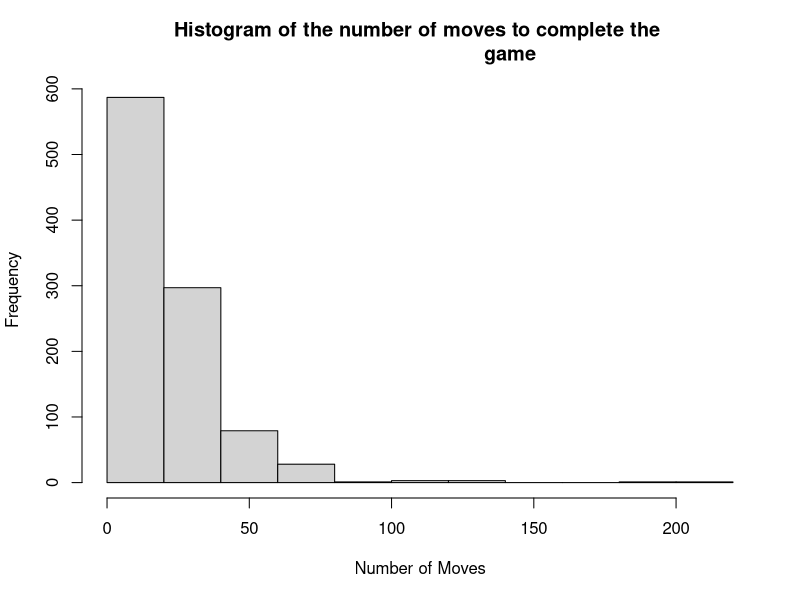
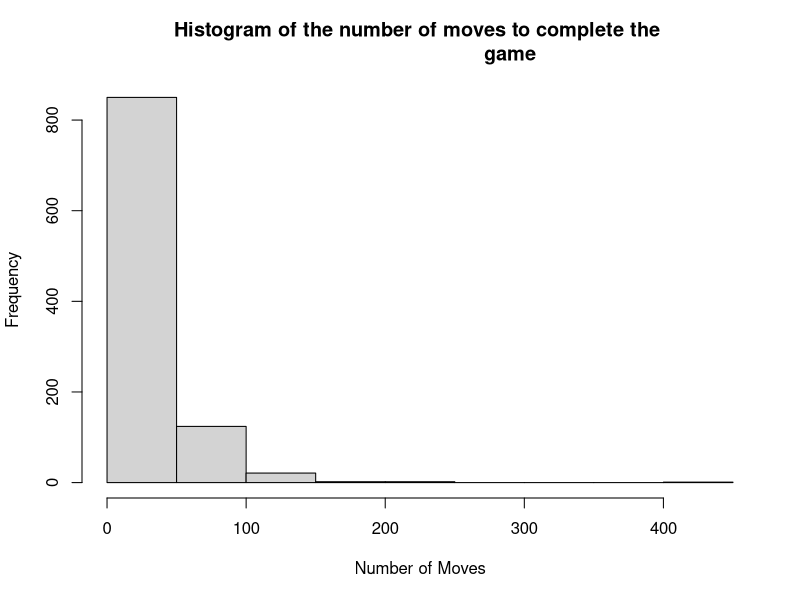

The R script that drew these images, in order:
## ---- chunk 1
knitr::opts_chunk$set(echo = TRUE)
## ---- chunk 2
lgrid <- matrix(NA, nrow = 8, ncol = 8)
lgrid[1,] <- c("r", "l", "q", "s", "t", "z", "c", "a")
lgrid[2,] <- c("i", "v", "d", "z", "h", "l", "t", "p")
lgrid[3,] <- c("u", "r", "o", "y", "w", "c", "a", "c")
lgrid[4,] <- c("x", "r", "f", "n", "d", "p", "g", "v")
lgrid[5,] <- c("h", "j", "f", "f", "k", "h", "g", "m")
lgrid[6,] <- c("k", "y", "e", "x", "x", "g", "k", "i")
lgrid[7,] <- c("l", "q", "e", "q", "f", "u", "e", "b")
lgrid[8,] <- c("l", "s", "d", "h", "i", "k", "y", "n")
## ---- chunk 3
get_coordinates <- function(){
  if (x == "A"){
    x<<-1
  } else if (x == "B"){
    x<<-2
  } else if (x == "C"){
    x<<-3
  } else if (x == "D"){
    x<<-4
  } else if (x == "E"){
    x<<-5
  } else if (x == "F"){
    x<<-6
  } else if (x == "F"){
    x<<-7
  } else if (x == "H"){
    x<<-8
  }
  
}

next_square <-function(){
  movement<-c("up","upleft","upright","right","left","down","downright","downleft")
  direction<-sample(movement,size=1)
  x1<-0
  y1<-0
  if ( direction == "up") {
    x1 = x-1
    y1 = y
  } else if ( direction == "upleft") {
    y1 = y-1
    x1 = x-1
  } else if ( direction == "upright") {
    y1 = y+1
    x1 = x-1
  } else if ( direction == "right") {
    x1 = x
    y1 = y+1
  } else if ( direction == "left") {
    y1 = y-1
    x1 = x
  } else if ( direction == "downleft") {
    y1 = y-1
    x1 = x+1
  } else if ( direction == "downright") {
    y1 = y+1
    x1 = x+1
  } else if (direction == "down") {
    x1 = x+1
    y1 = y
  }
  x<<-x1
  y<<-y1
  moves<<- moves + 1
  return(lgrid[x1,y1])
}

## ---- chunk 4
x="D"
y=4

moves=0

get_coordinates()
new <- next_square()
new
## ---- chunk 5
check_edge <- function(){
  x1<-0
  y1<-0
  x1<-x-1
  y1<-y
  if (x1<1){
    x <<- sample(1:8,1)
    y <<- sample(1:8,1)
    moves<<- moves + 1
    check_edge()
  } else {
    x1<-0
    y1<-0
    x1=x+1
    y1=y
    if (x1>8) {
      x <<- sample(1:8,1)
      y <<- sample(1:8,1)
      moves<<- moves + 1
      check_edge()
    } else {
      x1<-0
      y1<-0
      x1=x
      y1=y-1
      if (y1<1) {
        x <<- sample(1:8,1)
        y <<- sample(1:8,1)
        moves<<- moves + 1
        check_edge()
      } else {
        x1<-0
        y1<-0
        x1=x
        y1=y+1
        if (y1>8) {
          x <<- sample(1:8,1)
          y <<- sample(1:8,1)
          moves<<- moves + 1
          check_edge()
        } else{
          #          return(FALSE)
        }
      }
    }
  }
}

## ---- chunk 6
check_green <- function(){
  if ( (x == 2 && y == 6) ||
       (x == 3 && y == 7) ||
       (x == 6 && y == 2) ||
       (x == 7 && y == 3) ){
    return(TRUE)
  } else {
    return(FALSE)
  }
}
## ---- chunk 7
print=""
count_moves <- function(){
  get_coordinates()
  moves<<- 0
  collection <- c()
  moves <<- moves + 1
  if (table(lgrid)[[lgrid[x,y]]] >= 3) {
    collection <- c(collection, lgrid[x,y])      
  }
  while(length(collection) < 5) {
    new=""
    if (length(collection) < 3) {
      check_edge()
      new <- next_square()
      green<-check_green()
      if (green != TRUE && (table(lgrid)[[lgrid[x,y]]] >= 3)) {
        collection <- c(collection, lgrid[x,y])
      } else if (green == TRUE) {
        condition = sample(1:2, size=1, prob=c(p,1-p))
        if (condition == 1) {
          collection <- c("f","f","h","k")
        } else if (condition == 2) {
          collection <- collection[collection!=lgrid[x,y]]
        }
      }
    } else if (length(collection)==3){
      while (!is.element(new, collection) ) {
        check_edge()
        new<- next_square()
        green<-check_green()
        if (green == TRUE) {
          condition = sample(1:2, size=1, prob=c(p,1-p))
          if (condition == 1) {
            collection <- c("f","f","h","k")
          } else if (condition == 2) {
            collection <- collection[collection!=lgrid[x,y]]
          }
          break
        }
      }
      if (green != TRUE){
        collection <- c(collection, lgrid[x,y])
      }
      
    } else if (length(collection)==4){
      temp_collection<-collection
      counts <- table(temp_collection)
      del<-c()
      del<-names(counts)[which.max(counts)]
      temp_collection=temp_collection[temp_collection!= del]
      if (length(temp_collection) == 0) {
        #temp_collection =del
        check_edge()
        new<- next_square()
        green <- check_green()
        if (green == TRUE) {
          condition = sample(1:2, size=1, prob=c(p,1-p))
          if (condition == 1) {
            collection <<- c("f","f","h","k")
          } else if (condition == 2) {
            collection <<- collection[collection!=lgrid[x,y]]
          }
        } else {
          collection <- c(collection, lgrid[x,y])
        }
      } else {
        while (!is.element(new, temp_collection) ) {
          check_edge()
          new<- next_square()
          green <- check_green()
          if (green == TRUE) {
            condition = sample(1:2, size=1, prob=c(p,1-p))
            if (condition == 1) {
              collection <<- c("f","f","h","k")
            } else if (condition == 2) {
              collection <<- collection[collection!=lgrid[x,y]]
            }
            break
          }
        }
        if (green != TRUE) {
          collection <- c(collection, lgrid[x,y])
          if (print == "t") {
            counter<<-counter+1
            cat("\n","counter:",counter,"\n")
            cat("\n","Palindrome",collection,"\n","moves:",moves,"\n")
            cat("Number of moves:",moves)
          }
        }
      }
      
    }
    
  }
  return(moves)
}

## ---- chunk 8
x="D"
y=4
probabilities<-c(0.1,0.3,0.5,0.7,0.9)
numberofmoves<-c()
for (i in 1:length(probabilities)) {
  p=probabilities[i]
  dist_of_num_moves <- replicate(1000, count_moves())
  numberofmoves<-c(numberofmoves,mean(dist_of_num_moves))
  cat("Average number of moves with proability ",p," :", 
      mean(dist_of_num_moves),"\n")
}

## ---- chunk 9
x="D"
y=4
p=0.95
dist_of_num_moves <- replicate(1000, count_moves())
hist(dist_of_num_moves, main ="Histogram of the number of moves to complete the 
                              game", xlab = "Number of Moves" )
## ---- chunk 10
cat("Average number of moves starting at D4 and proability ",p," :", 
    mean(dist_of_num_moves),"\n")
## ---- chunk 11
x="F"
y=6
p=0.05
dist_of_num_moves <- replicate(1000, count_moves())
hist(dist_of_num_moves, main ="Histogram of the number of moves to complete the 
                              game", xlab = "Number of Moves" )

## ---- chunk 12
cat("Average number of moves starting at D4 and proability ",p," :", 
    mean(dist_of_num_moves),"\n")
## ---- chunk 13
squareA <- c(25,13,16,24,11,12,24,26,15,19,34)
squareB <- c(35,41,23,26,18,15,33,42,18,47,21,26)
t.test(x = squareA, y = squareB, alternative = "two.sided", paired = F)
